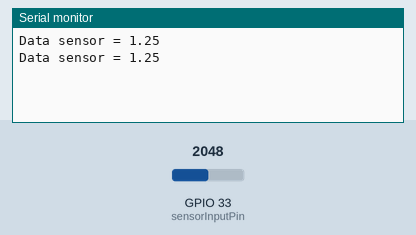
Bench run of a sketch on a simulated ESP32. Shown: the last lines printed to the serial monitor. Inputs (shaded band) come from the test bench; at power-on: GPIO 33 (sensorInputPin) = 2048.

Above: at 1.8 s.
1.9 s: GPIO 33 (sensorInputPin) set to 4095
At 2.7 s:
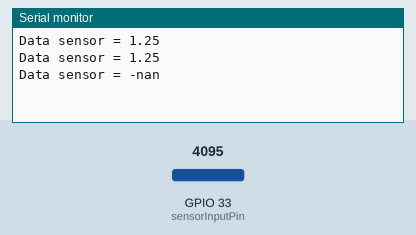
4.5 s: GPIO 33 (sensorInputPin) set to 3603
At 5.8 s:
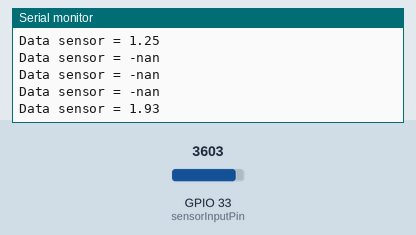

The sketch:

TestSensorE-nose.ino
```cpp
#define sensorInputPin 33
#define RL_ 7.5

float VRL, Rs, Ro = 11.26, vcc = 3.3, ratio, data_12_bit = 4094.0;

void setup() {
  pinMode(sensorInputPin, INPUT);
  Serial.begin(9600);
}

void loop() {
  VRL = analogRead(sensorInputPin) * (vcc / data_12_bit);
  Rs = ((vcc / VRL) - 1) * (RL_);
  ratio = Rs / Ro;
  float valSensor = 1.144997421 * pow(ratio, -0.21687423);
  Serial.printf("Data sensor = %0.2f\r\n",valSensor);
  delay(1000);
}
```

Measured:
- after the input at 1.9 s, the serial monitor: prints a new line after 0.10 s (image 1)
- after the input at 4.5 s, the serial monitor: prints a new line after 0.50 s (image 2)
